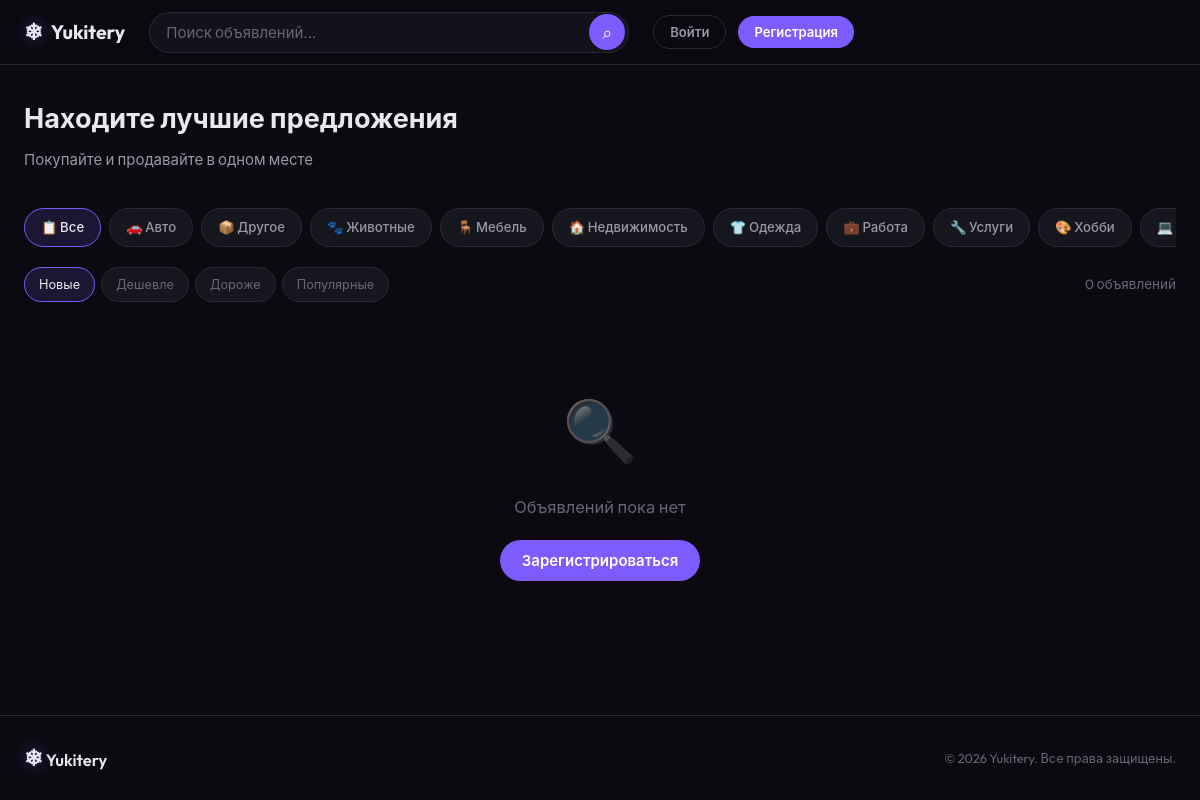
The page / on the database its author committed.
### tables this page shows
CREATE TABLE categories (
            id INTEGER PRIMARY KEY AUTOINCREMENT,
            name TEXT UNIQUE NOT NULL,
            slug TEXT UNIQUE NOT NULL,
            icon TEXT DEFAULT '📦'
        );

### app.py (the view)
@app.route('/')
def index():
    db = get_db()
    categories = db.execute('SELECT * FROM categories ORDER BY name').fetchall()
    q = request.args.get('q', '').strip()
    cat_slug = request.args.get('cat', '')
    sort = request.args.get('sort', 'new')
    page = max(1, int(request.args.get('page', 1)))
    per_page = 20
    sql = 'SELECT l.*, c.name as cat_name, c.icon as cat_icon, u.username FROM listings l LEFT JOIN categories c ON l.category_id=c.id JOIN users u ON l.user_id=u.id WHERE l.status="active"'
    params = []
    if q:
        sql += ' AND (l.title LIKE ? OR l.description LIKE ?)'
        params += [f'%{q}%', f'%{q}%']
    if cat_slug:
        sql += ' AND c.slug=?'
        params.append(cat_slug)
    if sort == 'price_asc':
        sql += ' ORDER BY l.price ASC'
    elif sort == 'price_desc':
        sql += ' ORDER BY l.price DESC'
    elif sort == 'popular':
        sql += ' ORDER BY l.views DESC'
    else:
        sql += ' ORDER BY l.created_at DESC'
    total = db.execute(sql.replace('SELECT l.*, c.name as cat_name, c.icon as cat_icon, u.username', 'SELECT COUNT(*)'), params).fetchone()[0]
    sql += ' LIMIT ? OFFSET ?'
    params += [per_page, (page - 1) * per_page]
    listings = db.execute(sql, params).fetchall()
    pages = max(1, (total + per_page - 1) // per_page)
    db.close()
    return render_template('index.html', listings=listings, categories=categories,
                           q=q, cat=cat_slug, sort=sort, page=page, pages=pages)

### app.py (called while the page is built)
def get_db():
    conn = sqlite3.connect(DB_PATH)
    conn.row_factory = sqlite3.Row
    conn.execute("PRAGMA journal_mode=WAL")
    conn.execute("PRAGMA foreign_keys=ON")
    return conn

def get_current_user():
    if 'user_id' in session:
        db = get_db()
        user = db.execute('SELECT * FROM users WHERE id=?', (session['user_id'],)).fetchone()
        db.close()
        return user
    return None

@app.context_processor
def inject_globals():
    user = get_current_user()
    unread = unread_count(user['id']) if user else 0
    return dict(current_user=user, unread_messages=unread)

### templates/index.html (shortened to what this page needs)
{% extends "base.html" %}
{% block content %}
<div style="margin-bottom: 32px;">
    <h1 class="page-title">Находите лучшие предложения</h1>
    <p class="page-subtitle">Покупайте и продавайте в одном месте</p>
</div>
<div class="categories-bar">
    <a href="{{ url_for('index', q=q, sort=sort) }}" class="cat-chip {% if not cat %}active{% endif %}">📋 Все</a>
    {% for c in categories %}
    <a href="{{ url_for('index', cat=c.slug, q=q, sort=sort) }}" class="cat-chip {% if cat == c.slug %}active{% endif %}">
        {{ c.icon }} {{ c.name }}
    </a>
    {% endfor %}
</div>
<div class="sort-bar">
    <div class="sort-options">
        <a href="{{ url_for('index', q=q, cat=cat, sort='new') }}" class="sort-btn {% if sort == 'new' %}active{% endif %}">Новые</a>
        <a href="{{ url_for('index', q=q, cat=cat, sort='price_asc') }}" class="sort-btn {% if sort == 'price_asc' %}active{% endif %}">Дешевле</a>
        <a href="{{ url_for('index', q=q, cat=cat, sort='price_desc') }}" class="sort-btn {% if sort == 'price_desc' %}active{% endif %}">Дороже</a>
        <a href="{{ url_for('index', q=q, cat=cat, sort='popular') }}" class="sort-btn {% if sort == 'popular' %}active{% endif %}">Популярные</a>
    </div>
    <span class="results-count">{{ listings|length }} объявлени{{ 'е' if listings|length == 1 else 'й' }}</span>
</div>
{% if listings %}
<div class="listings-grid">
    {% for l in listings %}
    <a href="{{ url_for('listing_detail', listing_id=l.id) }}" class="listing-card">
        <div class="listing-card-img">
            {% set imgs = l.images.split(',') if l.images else [] %}
            {% if imgs and imgs[0] %}
                <img src="{{ url_for('uploaded_file', filename=imgs[0]) }}" alt="{{ l.title }}" loading="lazy">
            {% else %}
                <div class="listing-no-img">📷</div>
            {% endif %}
        </div>
        <div class="listing-card-body">
            {% if l.cat_name %}
                <span class="listing-card-cat">{{ l.cat_icon }} {{ l.cat_name }}</span>
            {% endif %}
            <div class="listing-card-title">{{ l.title }}</div>
            <div class="listing-card-price">
                {% if l.price > 0 %}
                    {{ "{:,.0f}".format(l.price).replace(",", " ") }} ₽
                {% else %}
                    Бесплатно
                {% endif %}
            </div>
            <div class="listing-card-meta">
                {% if l.city %}<span>📍 {{ l.city }}</span>{% endif %}
                <span>{{ l.username }}</span>
            </div>
        </div>
    </a>
    {% endfor %}
</div>
{% if pages > 1 %}
<div class="pagination">
    {% for p in range(1, pages + 1) %}
        <a href="{{ url_for('index', q=q, cat=cat, sort=sort, page=p) }}" class="page-btn {% if p == page %}active{% endif %}">{{ p }}</a>
    {% endfor %}
</div>
{% endif %}
{% else %}
<div class="empty-state">
    <div class="empty-state-icon">🔍</div>
    <div class="empty-state-text">Объявлений пока нет</div>
    {% if current_user %}
        <a href="{{ url_for('new_listing') }}" class="btn btn-accent">Подать первое объявление</a>
    {% else %}
        <a href="{{ url_for('register') }}" class="btn btn-accent">Зарегистрироваться</a>
    {% endif %}
</div>
{% endif %}
{% endblock %}

### templates/base.html (shortened to what this page needs)
<!DOCTYPE html>
<html lang="ru">
<head>
    <link rel="stylesheet" href="{{ url_for('static', filename='css/style.css') }}">
</head>
<body>
    <nav class="navbar">
        <div class="nav-inner">
            <a href="{{ url_for('index') }}" class="logo">
                <span class="logo-icon">❄</span>
                <span class="logo-text">Yukitery</span>
            </a>
            <div class="nav-search">
                <form action="{{ url_for('index') }}" method="GET" class="search-form">
                    <input type="text" name="q" placeholder="Поиск объявлений..." value="{{ request.args.get('q', '') }}" class="search-input">
                    <button type="submit" class="search-btn">⌕</button>
                </form>
            </div>
            <div class="nav-actions">
                {% if current_user %}
                    <a href="{{ url_for('new_listing') }}" class="btn btn-accent btn-sm">+ Подать</a>
                    <a href="{{ url_for('messages_list') }}" class="nav-link messages-link">
                        💬
                        {% if unread_messages > 0 %}
                            <span class="badge">{{ unread_messages }}</span>
                        {% endif %}
                    </a>
                    <a href="{{ url_for('favorites') }}" class="nav-link">♡</a>
                    <div class="user-menu">
                        <button class="user-menu-btn" onclick="toggleUserMenu()">
                            {% if current_user.avatar %}
                                <img src="{{ url_for('uploaded_file', filename=current_user.avatar) }}" class="user-avatar-sm" alt="">
                            {% else %}
                                <span class="user-avatar-sm placeholder-avatar">{{ current_user.username[0]|upper }}</span>
                            {% endif %}
                            <span class="user-name-nav">{{ current_user.username }}</span>
                        </button>
                        <div class="user-dropdown" id="userDropdown">
                            <a href="{{ url_for('profile') }}">Мой профиль</a>
                            <a href="{{ url_for('favorites') }}">Избранное</a>
                            <a href="{{ url_for('messages_list') }}">Сообщения</a>
                            <a href="{{ url_for('edit_profile') }}">Настройки</a>
                            <hr>
                            <a href="{{ url_for('logout') }}" class="logout-link">Выйти</a>
                        </div>
                    </div>
                {% else %}
                    <a href="{{ url_for('login') }}" class="btn btn-ghost btn-sm">Войти</a>
                    <a href="{{ url_for('register') }}" class="btn btn-accent btn-sm">Регистрация</a>
                {% endif %}
            </div>
        </div>
    </nav>
    <main class="main-content">
        {% block content %}{% endblock %}
    </main>
    <footer class="footer">
        <div class="footer-inner">
            <div class="footer-brand">
                <span class="logo-icon">❄</span> Yukitery
            </div>
            <div class="footer-copy">© 2026 Yukitery. Все права защищены.</div>
        </div>
    </footer>
</body>
</html>

### rows shown on the page
categories: icon "🚗", name "Авто"
categories: icon "📦", name "Другое"
categories: icon "🐾", name "Животные"
categories: icon "🪑", name "Мебель"
categories: icon "🏠", name "Недвижимость"
categories: icon "👕", name "Одежда"
categories: icon "💼", name "Работа"
categories: icon "🔧", name "Услуги"
categories: icon "🎨", name "Хобби"
categories: icon "💻"

### other values the page prints
{{ listings|length }} "0"
{{ 'е' if listings|length == 1 else 'й' }} "й"
